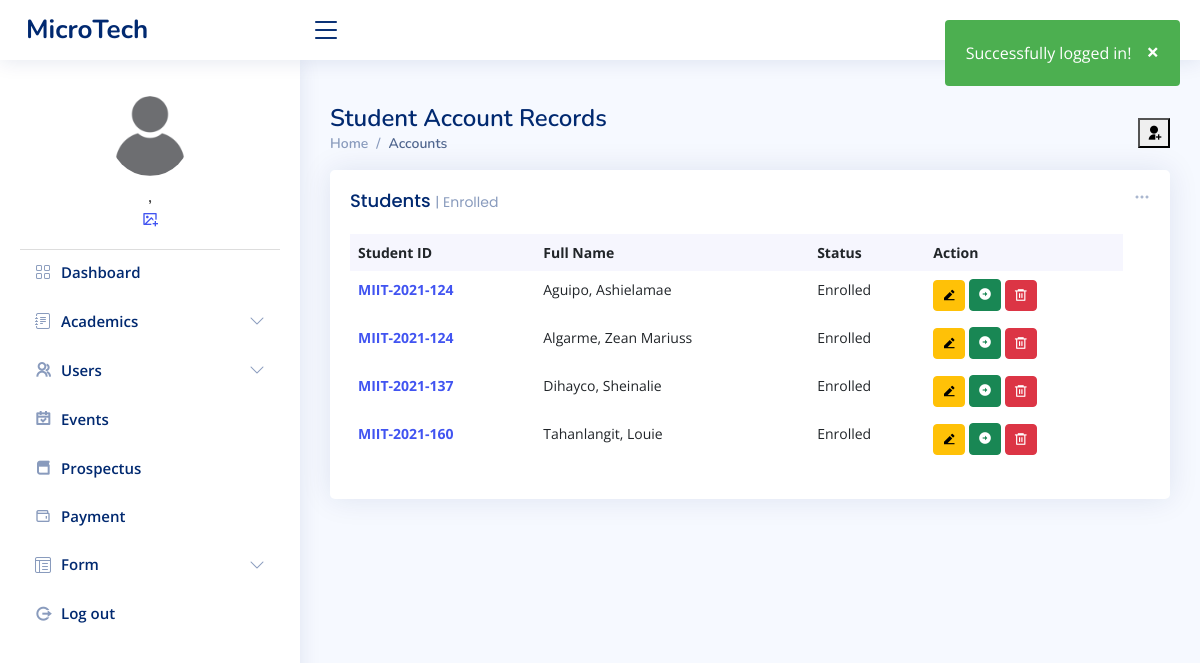
The page /admin/user-student.php (signed in) on the database as committed earlier.
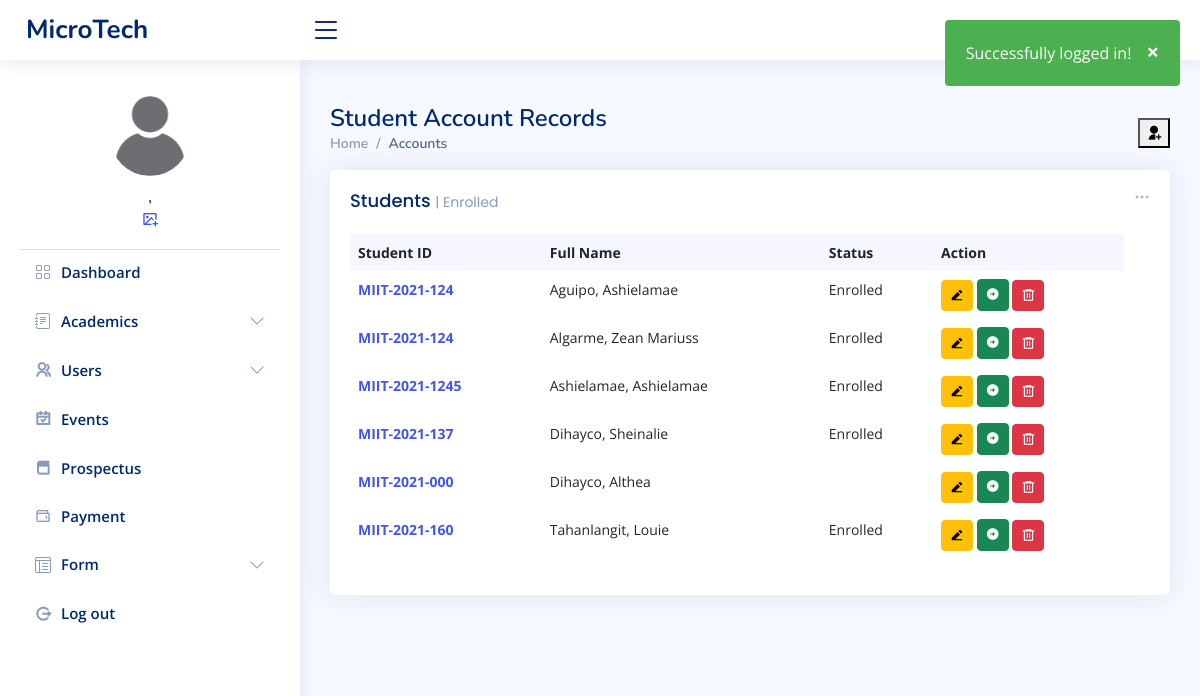
The same page on the database as committed later.
### tables this page shows
CREATE TABLE `tbl_students` (
  `user_id` int(11) NOT NULL,
  `user_name` varchar(50) NOT NULL,
  `lname` varchar(50) NOT NULL,
  `fname` varchar(50) NOT NULL,
  `middleInitial` varchar(30) NOT NULL,
  `Suffix` varchar(15) NOT NULL,
  `course` varchar(50) NOT NULL,
  `year` int(10) NOT NULL,
  `contact` varchar(20) NOT NULL,
  `gender` varchar(10) NOT NULL,
  `bdate` varchar(50) NOT NULL,
  `pob` text NOT NULL,
  `email` varchar(50) NOT NULL,
  `major` varchar(50) NOT NULL,
  `nationality` varchar(20) NOT NULL,
  `civilStatus` varchar(20) NOT NULL,
  `religion` varchar(20) NOT NULL,
  `modality` varchar(20) NOT NULL,
  `fb` varchar(30) NOT NULL,
  `curAddress` varchar(200) NOT NULL,
  `cityAdd` varchar(200) NOT NULL,
  `zipcode` varchar(30) NOT NULL,
  `fatherName` varchar(50) NOT NULL,
  `fwork` varchar(50) NOT NULL,
  `motherName` varchar(50) NOT NULL,
  `mwork` varchar(50) NOT NULL,
  `primarySchool` varchar(100) NOT NULL,
  `primaryAddress` text NOT NULL,
  `primaryCompleted` varchar(30) NOT NULL,
  `entermediateSchool` varchar(100) NOT NULL,
  `entermediateAddress` text NOT NULL,
  `entermediateCompleted` varchar(30) NOT NULL,
  `hsSchool` varchar(100) NOT NULL,
  `hsAddress` text NOT NULL,
  `hsCompleted` varchar(30) NOT NULL,
  `shSchool` varchar(100) NOT NULL,
  `shAddress` text NOT NULL,
  `shCompleted` varchar(30) NOT NULL,
  `collegeSchool` varchar(100) NOT NULL,
  `collegeAddress` text NOT NULL,
  `collegeCompleted` varchar(30) NOT NULL,
  `user_image` varchar(50) NOT NULL,
  `user_role` varchar(50) NOT NULL,
  `user_pass` varchar(50) NOT NULL,
  `semester` int(11) NOT NULL,
  `status` varchar(20) NOT NULL,
  `date` date DEFAULT NULL
);

### admin/user-student.php (the view, shortened to what this page needs)
<?php include_once "../templates/header.php" ?>;
<main id="main" class="main">
    <div class="pagetitle">
        <h1>Student Account Records</h1>
        <button type="button" class="ri-user-add-fill tablebutton" data-bs-toggle="modal" data-bs-target="#insertStudent">
        </button>
        <nav>
            <ol class="breadcrumb">
                <li class="breadcrumb-item"><a href="index.php">Home</a></li>
                <li class="breadcrumb-item active">Accounts</li>
            </ol>
        </nav>
    </div>
    <section class="section dashboard">
        <div class="col-12">
            <div class="card recent-sales overflow-auto">
                <div class="filter">
                    <a class="icon" href="#" data-bs-toggle="dropdown"><i class="bi bi-three-dots"></i></a>
                </div>
                <div class="card-body">
                    <h5 class="card-title">Students <span>| Enrolled</span></h5>
                    <table class="table table-borderless datatable">
                        <thead>
                            <tr>
                                <th scope="col">Student ID</th>
                                <th scope="col">Full Name</th>
                                <th scope="col">Status</th>
                                <th scope="col">Action</th>
                            </tr>
                        </thead>
                        <tbody>
                            <?php
                            $database = new Connection();
                            $db = $database->open();
                            try {
                                $sql = 'SELECT * FROM tbl_students ORDER BY lname ASC';
                                foreach ($db->query($sql) as $row) {
                            ?>
                                    <tr>
                                        <th scope="row" style="font-size:bold;"><a href=""><?php echo $row["user_name"] ?></a></th>
                                        <td><?php echo $row["lname"] ?>, <?php echo $row["fname"] ?></td>
                                        <td><?php echo $row["status"] ?></td>
                                        <td>
                                            <button type="button" class="btn btn-sm btn-warning ri-edit-2-fill" data-bs-toggle="modal" data-bs-target="#editStudent<?php echo htmlspecialchars($row['user_id']); ?>"></button>
                                            <form action="student_profile.php" method="post" style="display:inline;">
                                                <button type="submit" class="btn btn-sm btn-success" name="submit">
                                                    <i class="ri-arrow-right-circle-fill"></i>
                                                </button>
                                            </form>
                                            <form method="POST" action="../admin/upload/delete-student.php" style="display:inline;">
                                                <button type="submit" class="btn btn-sm btn-danger ri-delete-bin-6-line"></button>
                                            </form>
                                        <td>
                                    </tr>
                            <?php
                                }
                            } catch (PDOException $e) {
                                echo "There is some problem in connection: " . $e->getMessage();
                            }
                            ?>
                        </tbody>
                    </table>
                </div>
            </div>
        </div>
    </section>
</main>
<?php include_once "../templates/footer.php" ?>;

Rows that differ between the two databases and show on the page:
added tbl_students: user_name "MIIT-2021-1245", lname "Ashielamae", fname "Ashielamae", status "Enrolled"
added tbl_students: user_name "MIIT-2021-000", lname "Dihayco", fname "Althea"
